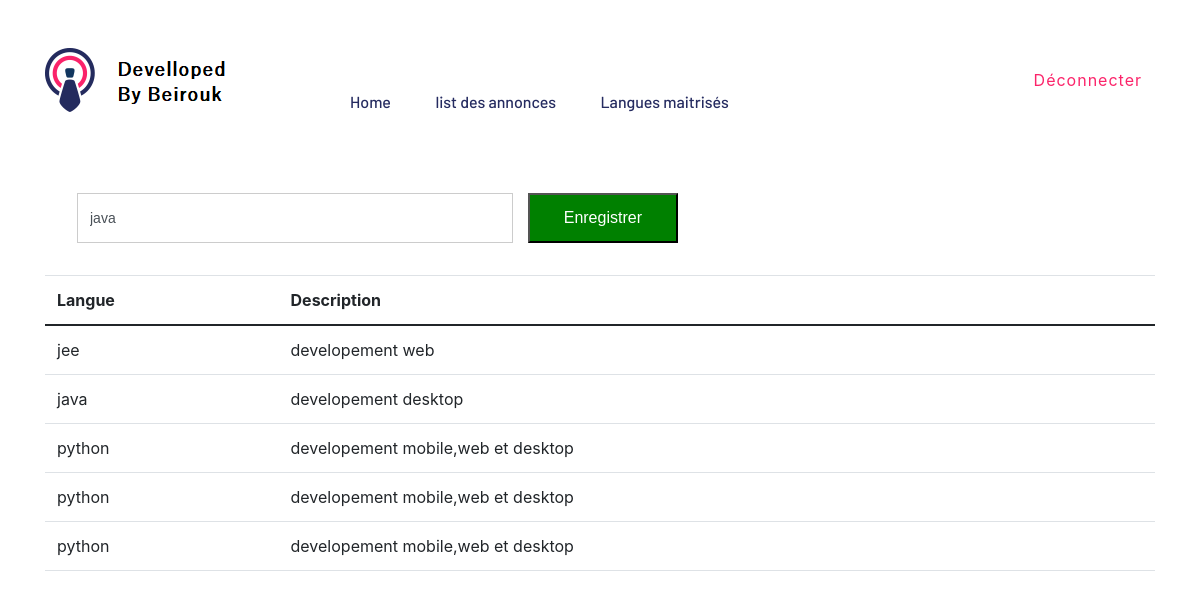
The app's page /languesmaitrise/ (signed in), older data.
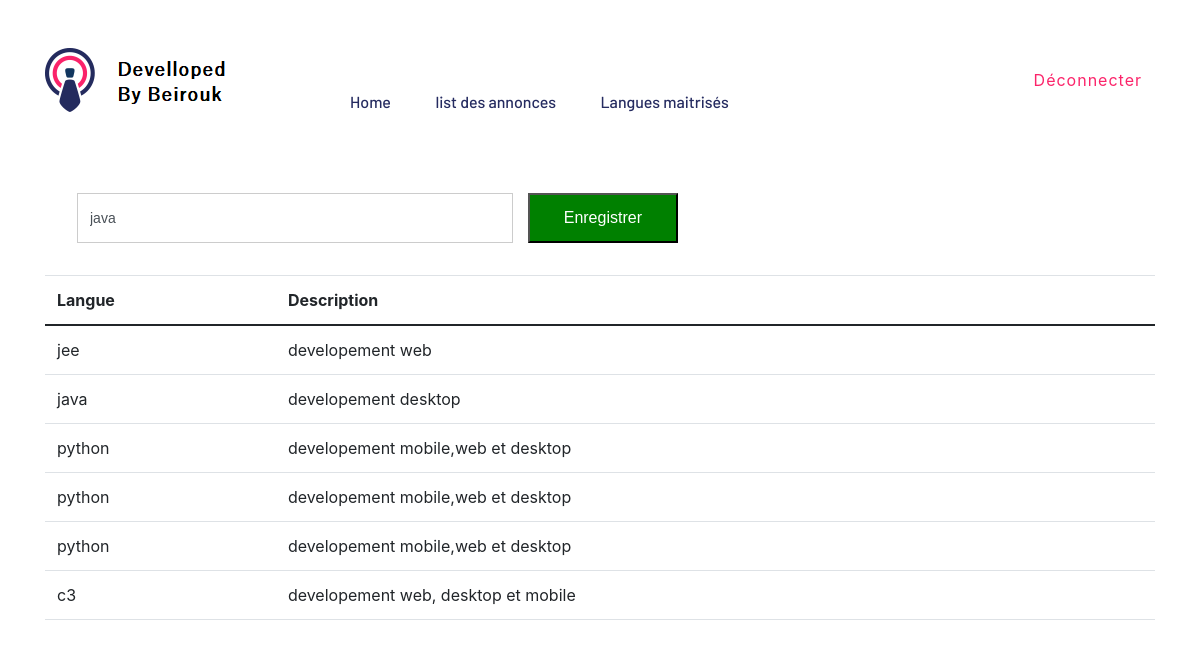
The same page, newer data.
### myappdjf/models.py (models this page shows, shortened)
class LangueMaitrise(models.Model):
    c_emploi = models.ForeignKey(C_emploi, on_delete=models.CASCADE)
    langue = models.ForeignKey(Langue, default="",on_delete=models.CASCADE)

class Langue(models.Model):
    nom = models.CharField(max_length=100, default="", editable=False)
    description = models.TextField(max_length=400, default="", editable=False)

### myappdjf/views.py (the view, shortened to what this page needs)
# urls.py: path("languesmaitrise/", views.languesmaitrise, name="languesmaitrise"),
def languesmaitrise(request):
    c_emploi = C_emploi.objects.get(user=request.user)
    langues = LangueMaitrise.objects.filter(c_emploi=c_emploi)
    lang = Langue.objects.all()
    return render(request, "languesmaitrise.html", {'langues':langues, 'lang':lang})

### myappdjf/templates/languesmaitrise.html (shortened to what this page needs)
{% extends 'user_navbar.html' %}
{% block body %}
<div class="container">
    <section class="search-sec">
        <div class="container">
            <form  action="" method="POST" novalidate="novalidate">
                <div class="row">
                    <div class="col-lg-12">
                        <div class="row">
                            <div class="col-lg-5 col-md-3 col-sm-12 p-0">
                                <select name="idid" class="form-control search-slt" >
                                    {% for ll in lang%}
                                    <option value="{{ll.id}}">{{ll.nom}}</option>
                                    {% endfor %}
                                </select>
                            </div>
                            <div class="col-lg-2 col-md-4 ">
                                <button type="submit" value="Submit" style="background-color:green; height:50px; width:150px">Enregistrer</button>
                            </div>
                        </div>
                    </div>
                </div>
            </form>
        </div>
        </section>
    <table class="table table-hover" >
        <thead>
            <tr>
                <th>Langue</th>
                <th>Description</th>
            </tr>
        </thead>
        <tbody>
            {% for l in langues %}
            <tr>
                <td>{{l.langue.nom}}</td>
                <td>{{l.langue.description}}</td>
            </tr>
            {% endfor %}
        </tbody>
    </table>
</div>
{% endblock %}

Row changes from the older to the newer data that the page shows:
added LangueMaitrise: langue.nom "c3", langue.description "developement web, desktop et mobile"
